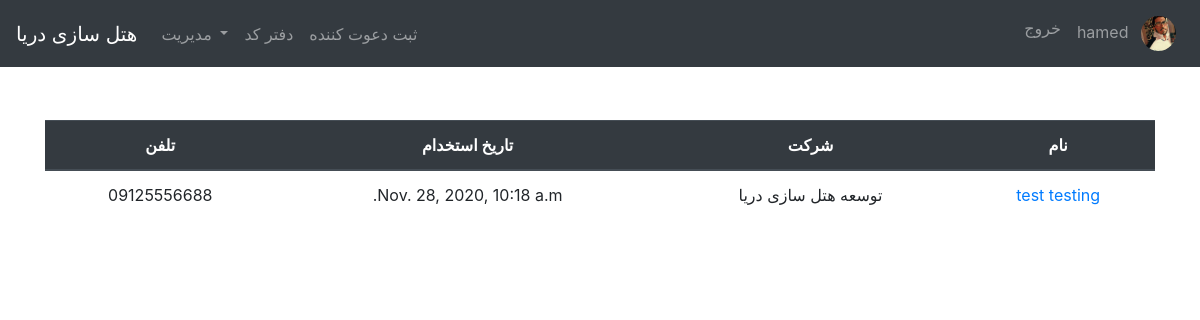
Page / (signed in) on the earlier database version.
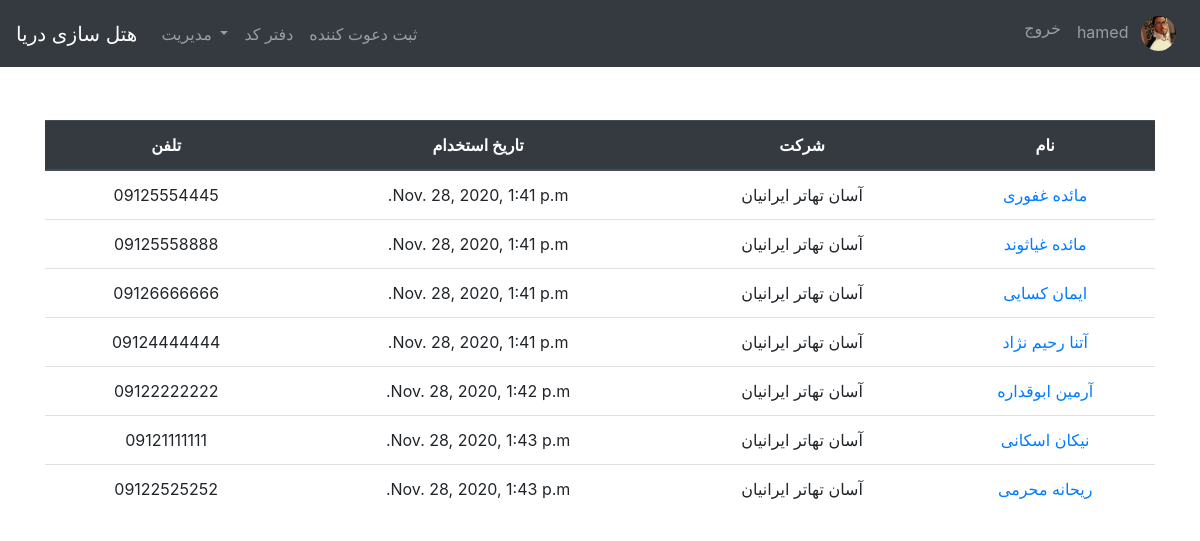
Same page on the later database version.
### inviters/models.py (models this page shows, shortened)
class Inviter(models.Model):
    first_name = models.CharField(max_length=100)
    last_name = models.CharField(max_length=100)
    date_of_hired = models.DateTimeField(default=timezone.now)
    date_of_fired = models.DateTimeField(null=True, blank=True)
    date_of_start_esurance = models.DateTimeField(null=True, blank=True)
    date_of_end_esurance = models.DateTimeField(null=True, blank=True)
    is_fired = models.BooleanField(default=False)
    phone_num = models.CharField(max_length=11, unique=True)
    company = models.ForeignKey(Company, on_delete=models.PROTECT)
    user = models.ForeignKey(User, on_delete=models.PROTECT)

class Company(models.Model):
    company_name = models.CharField(max_length=400, unique=True)
    def __str__(self):
        return self.company_name

### inviters/views.py (the view)
# urls.py: path('', InviterListView.as_view(), name="inviter_list"),
class InviterListView(LoginRequiredMixin, ListView):
    model = Inviter

### inviters/templates/inviters/inviter_list.html
{% extends 'base.html' %}
{% block content %}
    {% if object_list %}
        <table class="table" dir="rtl">
            <thead class="thead-dark">
            <tr>
                <th scope="col">
                    <center>نام</center>
                </th>
                <th scope="col">
                    <center>شرکت</center>
                </th>
                <th scope="col">
                    <center>تاریخ استخدام</center>
                </th>
                <th scope="col">
                    <center>تلفن</center>
                </th>
            </tr>
            </thead>
            <tbody>
            {% for detail in object_list %}
                <tr>
                    <td>
                        <a href="{% url 'inviter_detail' detail.id %}">
                            <center>{{ detail.first_name }} {{ detail.last_name }}</center>
                        </a>
                    </td>
                    <td>
                        <center>{{ detail.company }}</center>
                    </td>
                    <td>
                        <center>{{ detail.date_of_hired }}</center>
                    </td>
                    <td>
                        <center>{{ detail.phone_num }}</center>
                    </td>
                </tr>
            {% endfor %}
            </tbody>
        </table>
    {% else %}
        <p class="alert alert-secondary">دعوت کننده ای وجود ندارد</p>
    {% endif %}
    </div>
{% endblock %}

Differences in the rows shown:
removed Inviter: first_name "test", last_name "testing", company "توسعه هتل سازی دریا", date_of_hired "Nov. 28, 2020, 10:18 a.m.", phone_num "09125556688"
added Inviter: first_name "مائده", last_name "غفوری", company "آسان تهاتر ایرانیان", date_of_hired "Nov. 28, 2020, 1:41 p.m.", phone_num "09125554445"
added Inviter: first_name "مائده", last_name "غیاثوند", company "آسان تهاتر ایرانیان", date_of_hired "Nov. 28, 2020, 1:41 p.m.", phone_num "09125558888"
added Inviter: first_name "ایمان", last_name "کسایی", company "آسان تهاتر ایرانیان", date_of_hired "Nov. 28, 2020, 1:41 p.m.", phone_num "09126666666"
added Inviter: first_name "آتنا", last_name "رحیم نژاد", company "آسان تهاتر ایرانیان", date_of_hired "Nov. 28, 2020, 1:41 p.m.", phone_num "09124444444"
added Inviter: first_name "آرمین", last_name "ابوقداره", company "آسان تهاتر ایرانیان", date_of_hired "Nov. 28, 2020, 1:42 p.m.", phone_num "09122222222"
added Inviter: first_name "نیکان", last_name "اسکانی", company "آسان تهاتر ایرانیان", date_of_hired "Nov. 28, 2020, 1:43 p.m.", phone_num "09121111111"
added Inviter: first_name "ریحانه", last_name "محرمی", company "آسان تهاتر ایرانیان", date_of_hired "Nov. 28, 2020, 1:43 p.m.", phone_num "09122525252"
